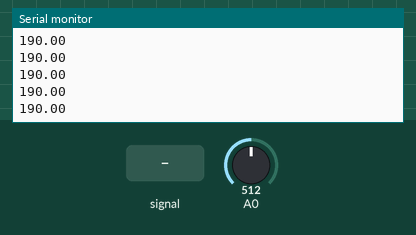
Simulated run of this sketch. Board: Arduino Uno, built with avr-gcc and run on an emulated ATmega328P. On the bench: the last lines printed to the serial monitor. The test bench sets the inputs (shaded band); at power-on: A0 = 512.

Above: at 1.2 s.
1.3 s: A0 fed a 200 Hz sine of ±81 counts around its level
At 1.32 s:
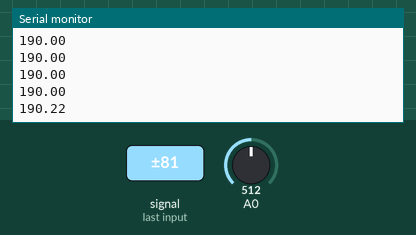
2.8 s: A0 set to 716
At 2.83 s:
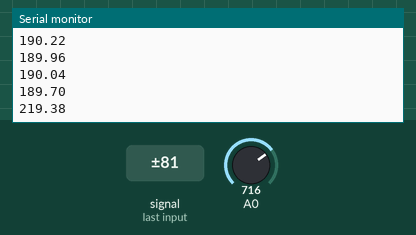
4.3 s: A0 fed a 1000 Hz sine of ±255 counts around its level
At 4.35 s:
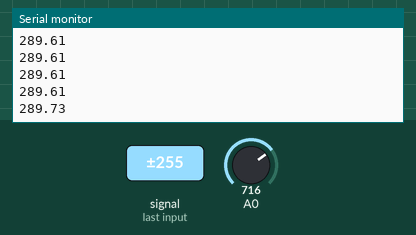
5.8 s: A0 set to 900
At 5.87 s:
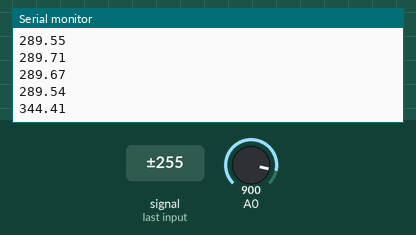
Timing chart, 0 to 8.3 s (numbered marks = the images above; inputs shaded):
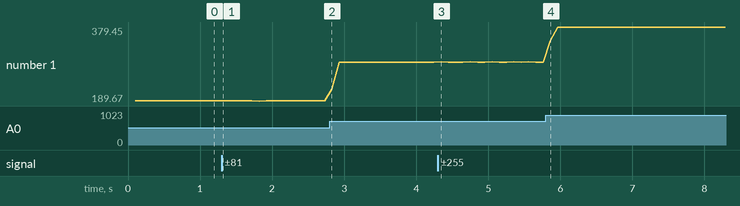

Measured:
- after the input at 1.3 s, the serial monitor: prints a new line at once (image 1)
- after the input at 2.8 s, the serial monitor: prints a new line at once (image 2)
- after the input at 4.3 s, the serial monitor: prints a new line after 0.05 s (image 3)
- after the input at 5.8 s, the serial monitor: prints a new line after 0.06 s (image 4)
- plotted number 1: 190 → 189.7 after the input at 1.3 s, 189.7 → 289.61 after the input at 2.8 s, 289.61 → 289.54 after the input at 4.3 s, 289.54 → 379.45 after the input at 5.8 s

The sketch:

kadai2-5-2.ino
```cpp
unsigned long timePrev = 0;
int count = 0;
double average = 0;
double sum= 0;
void SendData(){
  Serial.println(average);
  count++;
}
void setup() {
  Serial.begin(9600);
  Serial.println("start!");
  timePrev = millis();
}

void loop() {
  if(count < 100){
    double sum = 0; //合計格納用変数
    long int i = 0; //合計測定回数格納用変数
    while (1){//100ms経つまで
      unsigned long timeNow = millis(); //現在時間を格納
      if(timeNow - timePrev <= 100){ //100ms経つまで
        int sensorValue = analogRead(A0); //A0の値を格納
        double vo = sensorValue*(5.0/1024.0);
        double Temp = (vo*1000.0 - 600.0)/10.0;
        sum += Temp;
        i++;
      }
      else{
        timePrev = timeNow;
        break;
      }
   }
   average = sum / i;
   SendData();
  }
}
```
